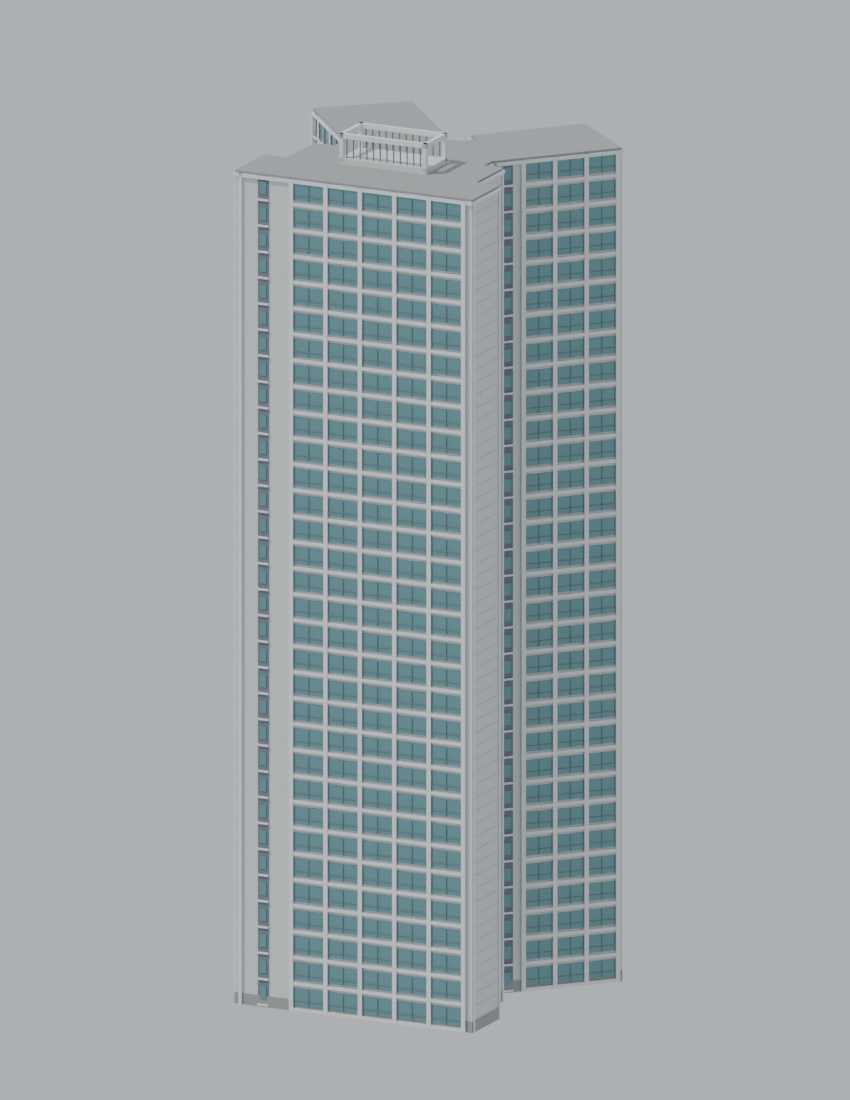
#> input picture docs/model-audit/renders/banpo-riche-101-representative/front.png, 850 x 1100 px, found by its file name
$ python make-review.py
#> lines starting #> are read from the running program, lines starting #| are printed output that depends on the picture
from PIL import Image,ImageDraw
from pathlib import Path
P=Path(__file__).parent
for start in [102,105]:
 im=Image.new('RGB',(900,1440),'white');dr=ImageDraw.Draw(im)
#> after `im = Image.new('RGB', (900, 1440), 'white')`: im: PIL image 900x1440 RGB; every value is 255
 for i,t in enumerate(range(start,start+3)):
  for j,v in enumerate(['front','opposite','side','roof']):
   a=Image.open(P/str(t)/(v+'.png'));a.thumbnail((300,330));im.paste(a,(i*300,j*360+25));dr.text((i*300+5,j*360+5),f'{t} {v}',fill='black')
#> further down, a is the input picture: PIL image 850x1100 RGBA; mean R, G, B, A 158.6, 165.9, 168.6, 255
#> after `im.paste(a, (i * 300, j * 360 + 25))`:
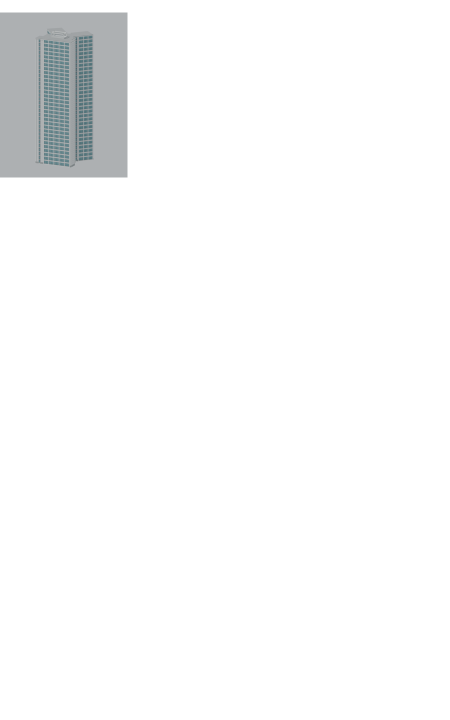
#> im: PIL image 900x1440 RGB (shown at 1/2 size); mean R, G, B 248.7, 249.2, 249.4
 im.save(P/f'review-{start}-{start+2}.png')
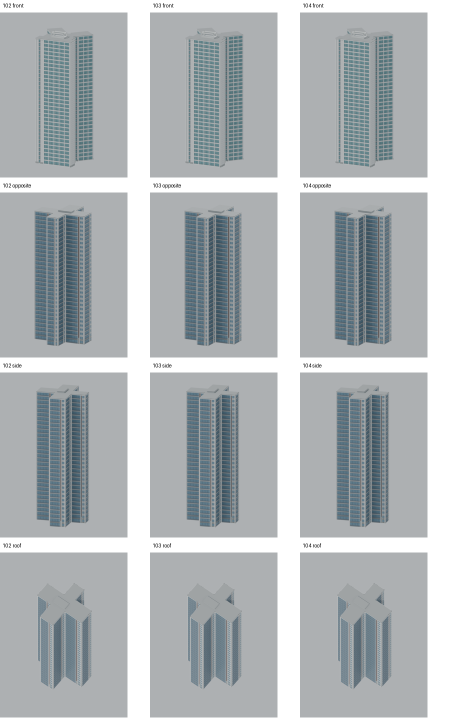
#> saved as review-102-104.png: PIL image 900x1440 RGB (shown at 1/2 size); mean R, G, B 177.3, 182.4, 185.1
